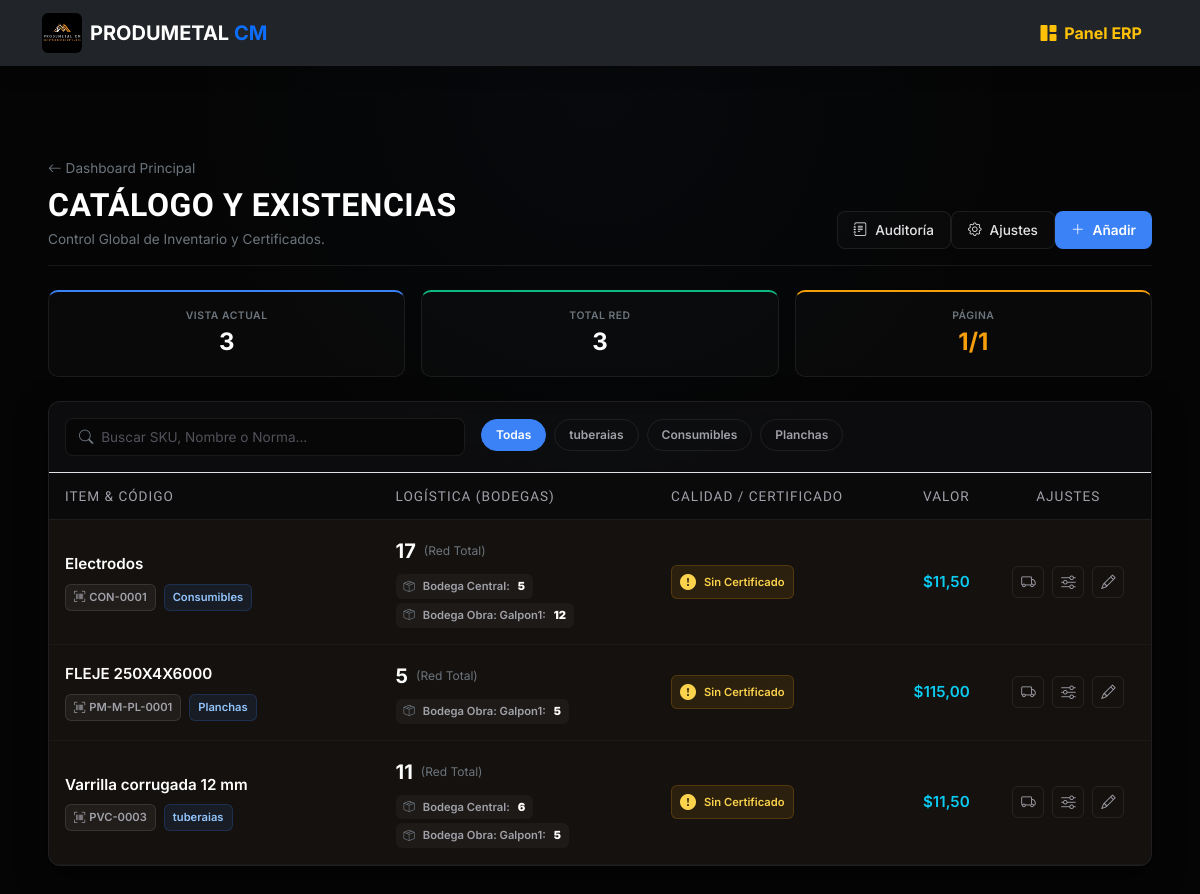
/erp/inventario/ (signed in), run on the app's committed database.
### web/models.py (models this page shows, shortened)
class Categoria(models.Model):
    nombre = models.CharField(max_length=100)
    prefijo = models.CharField(max_length=10, unique=True, help_text="Ej: FER, ELE, PVC")
    is_active = models.BooleanField(default=True)

class Material(models.Model):
    categoria = models.ForeignKey(Categoria, on_delete=models.PROTECT)
    sku = models.CharField(
        max_length=50, unique=True, blank=True, editable=False,
        help_text="Código único auto-generado"
    )
    nombre = models.CharField(
        max_length=200,
        help_text="Nombre comercial o norma técnica"
    )
    descripcion = models.TextField(blank=True, null=True)
    stock_actual = models.DecimalField(
        max_digits=10, decimal_places=2, default=0.00,
        help_text="Stock Total (Suma de bodegas). Denormalizado para reportes rápidos."
    )
    stock_minimo = models.DecimalField(
        max_digits=10, decimal_places=2, default=5.00,
        help_text="Umbral para alertas de reabastecimiento"
    )
    precio_base = models.DecimalField(
        max_digits=10, decimal_places=2, default=0.00,
        help_text="Precio unitario sin impuesto"
    )
    impuesto_porcentaje = models.DecimalField(
        max_digits=5, decimal_places=2, default=15.00,
        help_text="Porcentaje de impuesto (IVA, etc)"
    )
    is_active = models.BooleanField(
        default=True,
        help_text="Desmarcar para borrado lógico (mantiene histórico)"
    )
    fecha_creacion = models.DateTimeField(auto_now_add=True)
    fecha_modificacion = models.DateTimeField(auto_now=True)
    history = HistoricalRecords()
    class Meta:
        verbose_name_plural = "Inventario (Materiales y Consumibles)"
        ordering = ['-fecha_creacion']
        indexes = [
            models.Index(fields=['sku']),
            models.Index(fields=['categoria', 'is_active']),
        ]
    @property
    def precio_total_con_impuesto(self):
        impuesto = (self.precio_base * self.impuesto_porcentaje) / 100
        return self.precio_base + impuesto
    @property
    def ultimo_certificado_url(self):
        mov = self.movimientos.filter(tipo='INGRESO', certificado_calidad__isnull=False).order_by('-fecha_hora').first()
        return mov.certificado_calidad.url if mov and mov.certificado_calidad else None

class StockBodega(models.Model):
    material = models.ForeignKey(Material, on_delete=models.CASCADE, related_name='stocks_bodegas')
    bodega = models.ForeignKey(Bodega, on_delete=models.CASCADE, related_name='inventario')
    cantidad = models.DecimalField(max_digits=10, decimal_places=2, default=0.00)
    class Meta:
        unique_together = ('material', 'bodega')

class Bodega(models.Model):
    nombre = models.CharField(max_length=100, unique=True)
    ubicacion = models.CharField(max_length=200, blank=True, null=True)
    is_principal = models.BooleanField(default=False)

### web/views.py (the view, shortened to what this page needs)
# urls.py: path('erp/inventario/', views.inventario_actual, name='inventario_actual'),
@login_required(login_url='login')
@user_passes_test(lambda u: es_bodeguero(u) or es_admin(u) or es_solicitante(u), login_url='dashboard_erp')
def inventario_actual(request):
    if request.user.is_superuser:
        materiales_list = Material.objects.all().order_by('nombre')
    categorias = Categoria.objects.filter(is_active=True)
    categoria_id = request.GET.get('categoria')
    if categoria_id:
        materiales_list = materiales_list.filter(categoria_id=categoria_id)
    query = request.GET.get('q', '').strip()
    if query:
        materiales_list = materiales_list.filter(
            Q(nombre__icontains=query) | Q(sku__icontains=query)
        )
    alertas = Material.objects.filter(stock_actual__lte=F('stock_minimo'))
    paginator = Paginator(materiales_list, 20) # 20 materiales por página
    page_number = request.GET.get('page')
    page_obj = paginator.get_page(page_number)
    return render(request, 'web/erp/inventario.html', {
        'page_obj': page_obj, # El HTML debe usar page_obj ahora
        'categorias': categorias,
        'alertas': alertas,
        'rol': 'Administrador' if request.user.is_superuser else 'Bodeguero'
    })

### web/templates/web/erp/inventario.html (shortened to what this page needs)
{% extends 'web/base.html' %}
{% load static %}
{% block content %}
<div class="container-fluid px-2 px-xl-5 erp-wrapper">
    <div class="d-flex flex-column flex-md-row justify-content-between align-items-start align-items-md-end mb-4 pb-3 border-bottom fade-in-up" style="border-color: var(--panel-border) !important;">
        <div class="mb-3 mb-md-0">
            <a href="{% url 'dashboard_erp' %}" class="text-decoration-none text-secondary d-inline-flex align-items-center mb-2" style="font-size: 0.85rem; transition: color 0.2s;">
                <i class="bi bi-arrow-left me-1"></i> Dashboard Principal
            </a>
            <h2 class="text-white mb-0" style="font-family: var(--font-title); font-weight: 700; letter-spacing: 0.5px; font-size: 2rem;">
                CATÁLOGO Y EXISTENCIAS
            </h2>
            <div class="text-secondary mt-1" style="font-size: 0.85rem;">
                {% if rol == 'Administrador' %}
                    Control Global de Inventario y Certificados.
                {% elif rol == 'Solicitante' %}
                    Consulta de Materiales y Descarga de Certificados de Calidad.
                {% else %}
                    <i class="bi bi-geo-alt text-primary"></i> <span class="text-white">{{ request.user.perfil.bodega_asignada.nombre|default:"Mi Bodega Asignada" }}</span>
                {% endif %}
            </div>
        </div>
        <div class="d-flex header-actions">
            {% if rol == 'Administrador' %}
                <a href="{% url 'historial_movimientos' %}" class="btn-neo-outline"><i class="bi bi-journal-text"></i> Auditoría</a>
                <a href="{% url 'configuracion_erp' %}" class="btn-neo-outline"><i class="bi bi-gear"></i> Ajustes</a>
                <a href="{% url 'crear_material' %}" class="btn-neo-solid"><i class="bi bi-plus-lg"></i> Añadir</a>
            {% elif rol == 'Bodeguero' %}
                <a href="{% url 'iniciar_solicitud_abastecimiento' %}" class="btn-neo-solid" style="background: var(--accent-purple);">
                    <i class="bi bi-cart-plus"></i> Pedido Stock
                </a>
            {% endif %}
        </div>
    </div>
    <div class="row g-2 g-md-3 mb-4 fade-in-up delay-1">
        <div class="col-4">
            <div class="metric-card d-flex flex-column align-items-center justify-content-center text-center py-2 py-md-3" style="border-top: 2px solid var(--accent-blue);">
                <span class="text-secondary" style="font-size: 0.65rem; font-weight: 600; letter-spacing: 0.5px;">VISTA ACTUAL</span>
                <span class="text-white fw-bold fs-4">{{ page_obj|length }}</span>
            </div>
        </div>
        <div class="col-4">
            <div class="metric-card d-flex flex-column align-items-center justify-content-center text-center py-2 py-md-3" style="border-top: 2px solid var(--accent-green);">
                <span class="text-secondary" style="font-size: 0.65rem; font-weight: 600; letter-spacing: 0.5px;">TOTAL RED</span>
                <span class="text-white fw-bold fs-4">{{ page_obj.paginator.count }}</span>
            </div>
        </div>
        <div class="col-4">
            <div class="metric-card d-flex flex-column align-items-center justify-content-center text-center py-2 py-md-3" style="border-top: 2px solid var(--accent-amber);">
                <span class="text-secondary" style="font-size: 0.65rem; font-weight: 600; letter-spacing: 0.5px;">PÁGINA</span>
                <span class="fw-bold fs-4" style="color: var(--accent-amber);">{{ page_obj.number }}/{{ page_obj.paginator.num_pages }}</span>
            </div>
        </div>
    </div>
    <div class="glass-panel fade-in-up delay-2">
        <div class="p-3 border-bottom d-flex flex-column gap-3" style="border-color: var(--panel-border);">
            <form method="GET" class="m-0 d-flex flex-column flex-lg-row gap-3 align-items-lg-center w-100">
                <div class="position-relative flex-grow-1" style="max-width: 400px;">
                    <i class="bi bi-search position-absolute text-secondary" style="left: 14px; top: 50%; transform: translateY(-50%); font-size: 0.9rem;"></i>
                    <input type="text" name="q" value="{{ request.GET.q|default:'' }}" class="form-control search-input-neo" placeholder="Buscar SKU, Nombre o Norma...">
                </div>
                <div class="filter-track flex-grow-1">
                    <button type="submit" name="categoria" value="" class="filter-pill {% if not request.GET.categoria %}active{% endif %}">Todas</button>
                    {% for cat in categorias %}
                        <button type="submit" name="categoria" value="{{ cat.id }}" class="filter-pill {% if request.GET.categoria == cat.id|stringformat:'s' %}active{% endif %}">
                            {{ cat.nombre }}
                        </button>
                    {% endfor %}
                </div>
            </form>
        </div>
        <div class="table-responsive">
            <table class="neo-table">
                <thead>
                    <tr>
                        <th style="width: 30%;">Item & Código</th>
                        <th style="width: 25%;">Logística (Bodegas)</th>
                        <th style="width: 20%;">Calidad / Certificado</th>
                        <th class="text-end d-none d-sm-table-cell" style="width: 10%;">Valor</th>
                        {% if rol == 'Administrador' %}
                            <th class="text-center" style="width: 15%;">Ajustes</th>
                        {% endif %}
                    </tr>
                </thead>
                <tbody>
                    {% for mat in page_obj %}
                    <tr class="{% if mat.stock_actual <= mat.stock_minimo %}row-alert{% elif not mat.ultimo_certificado_url %}row-warning{% endif %}">
                        <td>
                            <div class="fw-semibold text-white mb-2" style="font-size: 0.95rem;">{{ mat.nombre }}</div>
                            <div class="d-flex flex-wrap gap-2">
                                <span class="badge-micro badge-gray"><i class="bi bi-upc-scan"></i> {{ mat.sku }}</span>
                                <span class="badge-micro badge-blue">{{ mat.categoria.nombre|default:"Sin categoría" }}</span>
                            </div>
                        </td>
                        <td>
                            <div class="d-flex align-items-center gap-2 mb-2">
                                <span class="fw-bold fs-5 {% if mat.stock_actual <= mat.stock_minimo %}text-danger{% else %}text-white{% endif %}">
                                    {{ mat.stock_actual|floatformat:"0" }}
                                </span>
                                <span class="text-secondary" style="font-size: 0.75rem;">{{ mat.unidad_medida }} (Red Total)</span>
                            </div>
                            <div class="d-flex flex-wrap gap-1">
                                {% for stock in mat.stocks_bodegas.all %}
                                    {% if stock.cantidad > 0 %}
                                        {% if rol == 'Administrador' or rol == 'Solicitante' or stock.bodega.id == request.user.perfil.bodega_asignada.id %}
                                            <span class="badge-micro badge-gray border-0" style="background: rgba(255,255,255,0.04);">
                                                <i class="bi bi-box-seam text-secondary me-1"></i>{{ stock.bodega.nombre }}: <strong class="text-white ms-1">{{ stock.cantidad|floatformat:"0" }}</strong>
                                            </span>
                                        {% endif %}
                                    {% endif %}
                                {% endfor %}
                            </div>
                        </td>
                        <td>
                            {% if mat.ultimo_certificado_url %}
                                <a href="{{ mat.ultimo_certificado_url }}" target="_blank" class="badge-micro badge-blue text-decoration-none shadow-sm px-2 py-1">
                                    <i class="bi bi-file-earmark-pdf-fill fs-6 me-1"></i> Descargar PDF
                                </a>
                            {% else %}
                                <span class="badge-micro badge-amber px-2 py-1" title="Requiere solicitar al proveedor">
                                    <i class="bi bi-exclamation-circle-fill fs-6 me-1"></i> Sin Certificado
                                </span>
                            {% endif %}
                        </td>
                        <td class="text-md-end d-none d-sm-flex d-md-table-cell flex-column align-items-start">
                            <span class="fw-semibold text-info" style="font-size: 0.95rem;">${{ mat.precio_total_con_impuesto|floatformat:2 }}</span>
                        </td>
                        {% if rol == 'Administrador' %}
                        <td class="text-md-center">
                            <div class="d-flex justify-content-start justify-content-md-center gap-2">
                                <a href="{% url 'trasladar_material' mat.id %}" class="btn-micro-action edit" title="Trasladar Stock"><i class="bi bi-truck"></i></a>
                                <a href="{% url 'realizar_ajuste' mat.id %}" class="btn-micro-action edit" title="Ajuste Manual"><i class="bi bi-sliders"></i></a>
                                <a href="{% url 'editar_material' mat.id %}" class="btn-micro-action" title="Editar Ficha"><i class="bi bi-pencil"></i></a>
                            </div>
                        </td>
                        {% endif %}
                    </tr>
                    {% endfor %}
                </tbody>
            </table>
        </div>
    </div>
</div>
{% endblock %}

### data on the page
Categoria: {{ cat.id }} 1 (drawn), nombre "tuberaias"
Categoria: {{ cat.id }} 2 (drawn), nombre "Consumibles"
Categoria: {{ cat.id }} 3 (drawn), nombre "Planchas"
Material: nombre "Electrodos", sku "CON-0001", categoria.nombre "Consumibles", stock_actual "17", shows "Sin Certificado", precio_total_con_impuesto "11,50"
StockBodega: bodega.nombre "Bodega Central", cantidad "5"
StockBodega: bodega.nombre "Bodega Obra: Galpon1", cantidad "12"
Material: nombre "FLEJE 250X4X6000", sku "PM-M-PL-0001", categoria.nombre "Planchas", stock_actual "5", shows "Sin Certificado", precio_total_con_impuesto "115,00"
StockBodega: bodega.nombre "Bodega Obra: Galpon1", cantidad "5"
Material: nombre "Varrilla corrugada 12 mm", sku "PVC-0003", categoria.nombre "tuberaias", stock_actual "11", shows "Sin Certificado", precio_total_con_impuesto "11,50"
StockBodega: bodega.nombre "Bodega Central", cantidad "6"
StockBodega: bodega.nombre "Bodega Obra: Galpon1", cantidad "5"

### other printed values
{{ page_obj|length }} "3"
{{ page_obj.paginator.count }} "3"
{{ page_obj.number }} "1"
{{ page_obj.paginator.num_pages }} "1"
